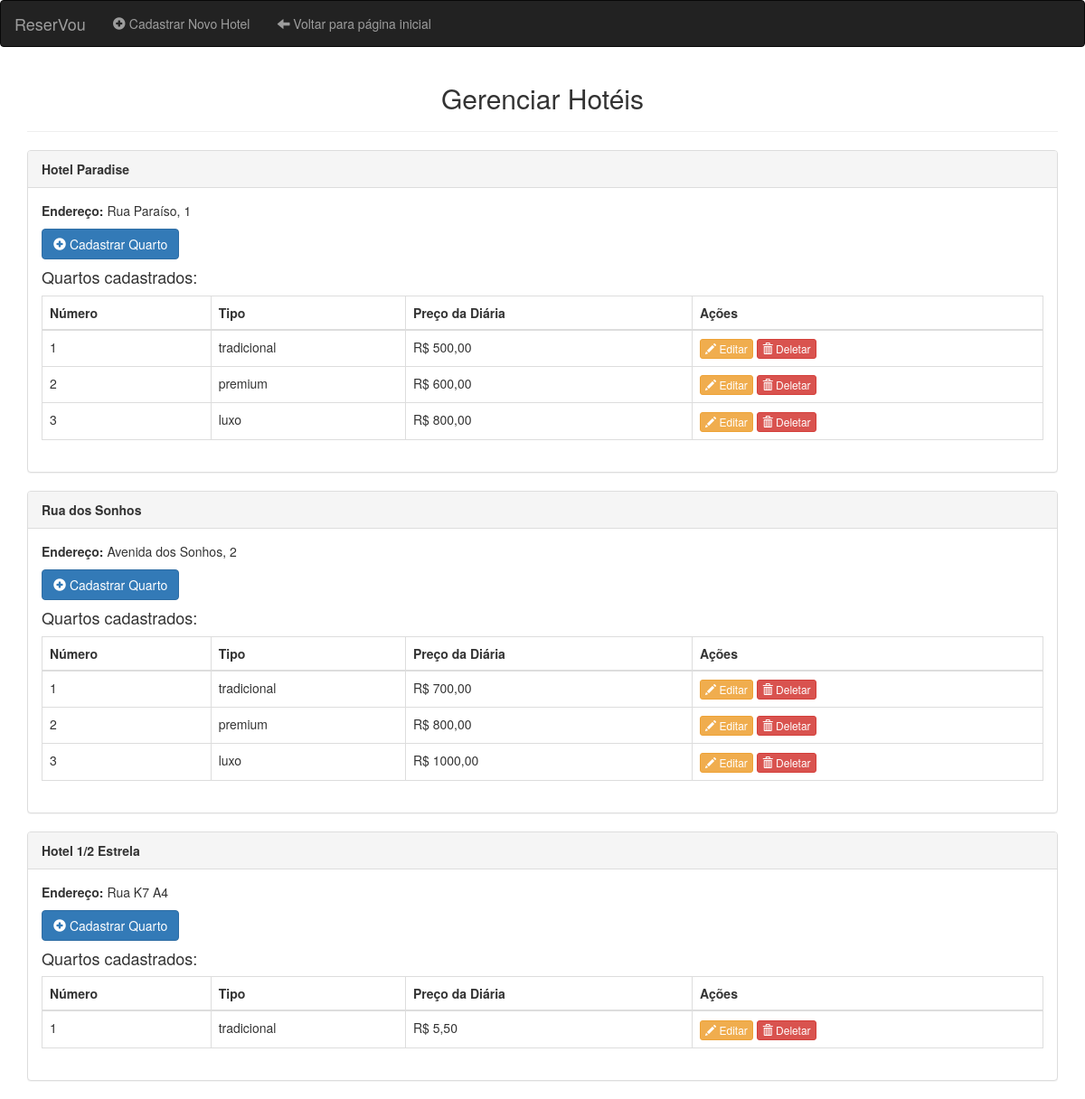
The page /hoteis/ on the database as committed earlier.
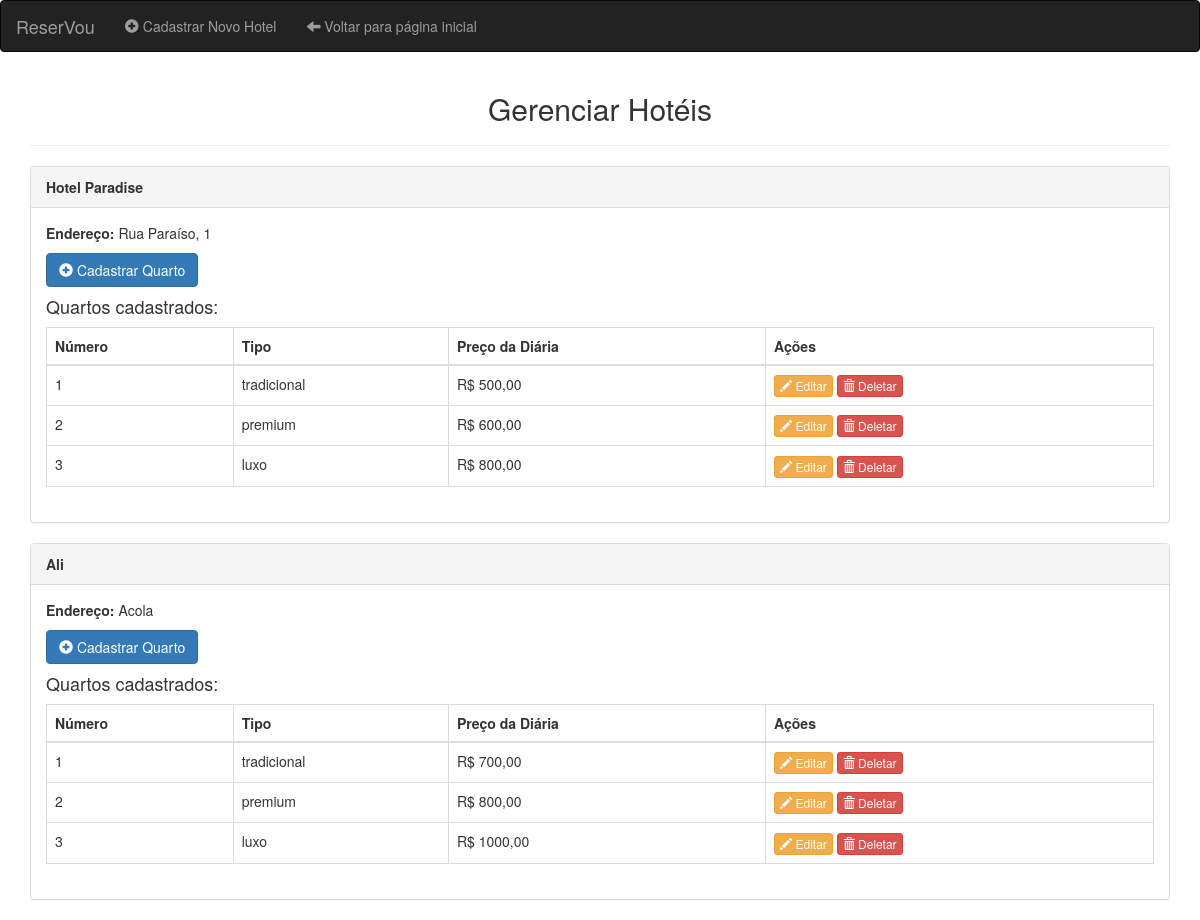
The same page on the database as committed later.
### ReserVou/models.py (models this page shows, shortened)
class Hotel (models.Model):
    nome = models.CharField(max_length = 100, null = False, blank = False)
    endereco = models.CharField(max_length = 150, null = False, blank = False)

class Quarto (models.Model):
    STATUS_ATUAL = [
        ('disponível', 'Disponível'),
        ('reservado', 'Reservado'),
    ]
    numero = models.CharField(max_length = 10, null = False, blank = False)
    hotel = models.ForeignKey(Hotel, on_delete = models.CASCADE, related_name = 'quarto')
    tipo = models.CharField(max_length = 20, null = False, blank = False,  choices = [
        ('tradicional', 'Tradicional'),
        ('premium', 'Premium'),
        ('luxo', 'Luxo'),
        ])
    preco_diaria = models.DecimalField(max_digits = 8, decimal_places = 2, null = False, blank = False)
    status = models.CharField(max_length = 20, choices = STATUS_ATUAL, default = 'Disponível')

### ReserVou/views.py (the view)
# urls.py: path('hoteis/', views.gerenciar_hoteis, name = 'gerenciar_hoteis'),
def gerenciar_hoteis(request):
    hoteis = Hotel.objects.prefetch_related('quarto').all()  # Otimiza a busca dos quartos
    return render(request, 'ReserVou/hotel/gerenciar_hoteis.html', {'hoteis': hoteis})

### ReserVou/templates/ReserVou/hotel/gerenciar_hoteis.html (shortened to what this page needs)
<!DOCTYPE html>
<html lang="pt">
<head>
    <link rel="stylesheet" href="https://maxcdn.bootstrapcdn.com/bootstrap/3.4.1/css/bootstrap.min.css">
</head>
<body>
    <nav class="navbar navbar-inverse">
        <div class="container-fluid">
            <div class="navbar-header">
                <a class="navbar-brand" href="{% url 'home' %}">ReserVou</a>
            </div>
            <ul class="nav navbar-nav">
                <li><a href="{% url 'cadastrar_hotel' %}"><span class="glyphicon glyphicon-plus-sign"></span> Cadastrar Novo Hotel</a></li>
                <li><a href="{% url 'home' %}"><span class="glyphicon glyphicon-arrow-left"></span> Voltar para página inicial</a></li>
            </ul>
        </div>
    </nav>
    <div class="container">
        <h2 class="text-center">Gerenciar Hotéis</h2>
        <hr>
        {% for hotel in hoteis %}
        <div class="panel panel-default">
            <div class="panel-heading">
                <strong>{{ hotel.nome }}</strong>
            </div>
            <div class="panel-body">
                <p><strong>Endereço:</strong> {{ hotel.endereco }}</p>
                <a class="btn btn-primary" href="{% url 'cadastrar_quarto' hotel.id %}"><span class="glyphicon glyphicon-plus-sign"></span> Cadastrar Quarto</a>
                <h4>Quartos cadastrados:</h4>
                {% if hotel.quarto.all %}
                <table class="table table-bordered">
                    <thead>
                        <tr>
                            <th>Número</th>
                            <th>Tipo</th>
                            <th>Preço da Diária</th>
                            <th>Ações</th>
                        </tr>
                    </thead>
                    <tbody>
                        {% for quarto in hotel.quarto.all %}
                        <tr>
                            <td>{{ quarto.numero }}</td>
                            <td>{{ quarto.tipo }}</td>
                            <td>R$ {{ quarto.preco_diaria }}</td>
                            <td>
                                <a href="{% url 'editar_quarto' quarto.id %}" class="btn btn-warning btn-xs"><span class="glyphicon glyphicon-pencil"></span> Editar</a>
                                <a href="{% url 'deletar_quarto' quarto.id %}" class="btn btn-danger btn-xs" onclick="return confirm('Tem certeza que deseja deletar este quarto?');"><span class="glyphicon glyphicon-trash"></span> Deletar</a>
                            </td>
                        </tr>
                        {% endfor %}
                    </tbody>
                </table>
                {% else %}
                <p class="text-muted">Nenhum quarto cadastrado ainda.</p>
                {% endif %}
            </div>
        </div>
        {% empty %}
        <div class="alert alert-warning">
            Nenhum hotel cadastrado ainda.
        </div>
        {% endfor %}
    </div>
</body>
</html>

Rows that differ between the two databases and show on the page:
removed Hotel: nome "Rua dos Sonhos", endereco "Avenida dos Sonhos, 2", Quarto (numero "1", tipo "tradicional", preco_diaria "700,00"), Quarto (numero "2", tipo "premium", preco_diaria "800,00"), Quarto (numero "3", tipo "luxo", preco_diaria "1000,00")
removed Hotel: nome "Hotel 1/2 Estrela", endereco "Rua K7 A4"
removed Quarto: numero "1", tipo "tradicional", preco_diaria "5,50", shown under "Hotel 1/2 Estrela"
added Hotel: nome "Ali", endereco "Acola", Quarto (numero "1", tipo "tradicional", preco_diaria "700,00"), Quarto (numero "2", tipo "premium", preco_diaria "800,00"), Quarto (numero "3", tipo "luxo", preco_diaria "1000,00")
